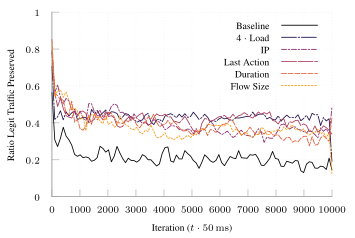

This chart was generated by the following gnuplot code:
set terminal tikz standalone color size 9cm,6cm font '\scriptsize' preamble '\usepackage{microtype} \usepackage{times} \usepackage[T1]{fontenc} \usepackage{siunitx}\sisetup{detect-all}'
set output "ftprep-tcp-cap-good.tex"

load "inferno.pal"

set style line 102 lc rgb '#a0a0a0' lt 1 lw 1
set border ls 102
set colorbox border 102
set key textcolor rgb "black"
set tics textcolor rgb "black"
set label textcolor rgb "black"

set border 3
set grid x y
set xtics nomirror
set ytics nomirror

#set key autotitle columnhead
set datafile separator ","

set xlabel "Iteration ($t \\cdot{} \\SI{50}{\\milli\\second}$)"
set ylabel "Ratio Legit Traffic Preserved"

set yrange [0.0:1.0]
set key inside top right

plot '../results/baseline-2-avg-ng.csv' u 1:3 w lines smooth sbezier title "Baseline" dt 1, \
     '../results/ft-tcp-cap-g-avg.csv' u 1:3 w lines smooth sbezier title "4 $\\cdot{}$ Load" dt (18,2,2,2), \
     '../results/ft-tcp-cap-f0-avg.csv' u 1:3 w lines smooth sbezier title "IP" ls 4 dt (6,2,2,2), \
     '../results/ft-tcp-cap-f1-avg.csv' u 1:3 w lines smooth sbezier title "Last Action" ls 5 dt (18,2), \
     '../results/ft-tcp-cap-f2-avg.csv' u 1:3 w lines smooth sbezier title "Duration" ls 6 dt (6,2), \
     '../results/ft-tcp-cap-f3-avg.csv' u 1:3 w lines smooth sbezier title "Flow Size" ls 7 dt (2,2)
